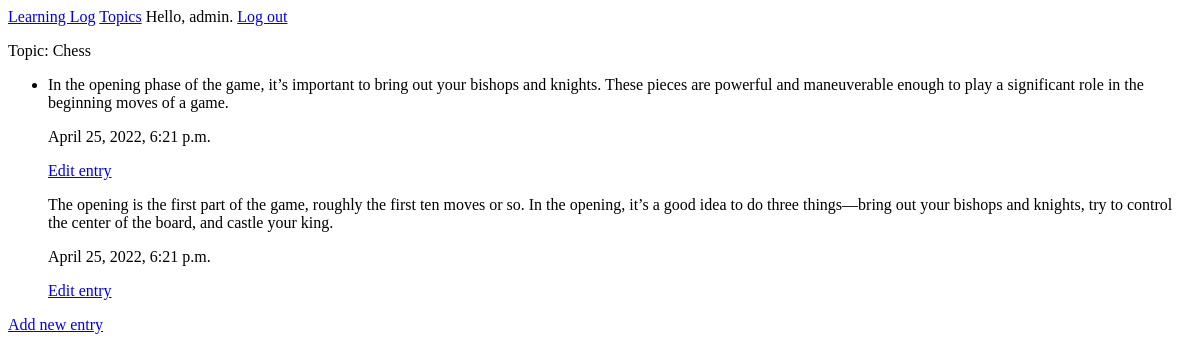
The app's page /topics/1/ (signed in), older data.
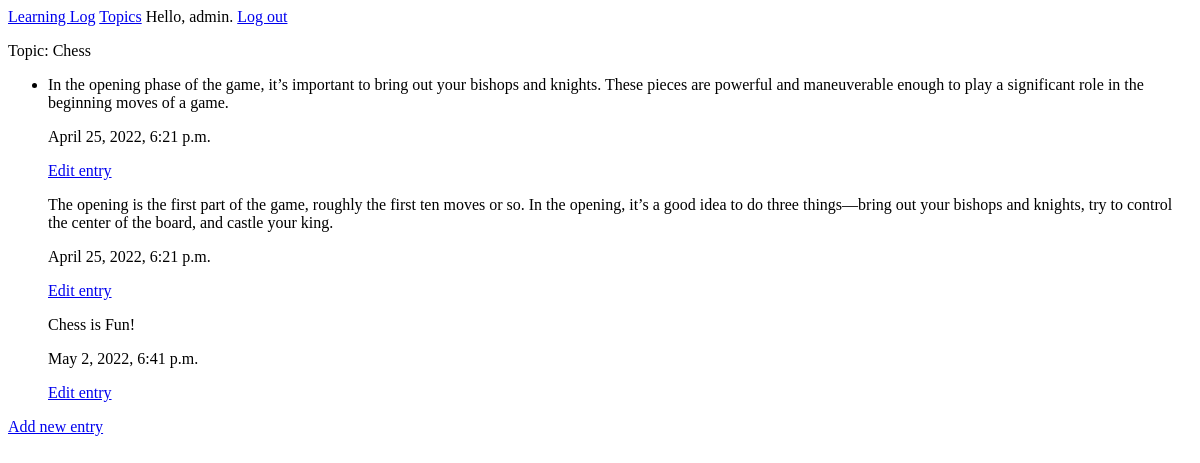
The same page, newer data.
### MainApp/models.py (models this page shows, shortened)
class Entry(models.Model):
    topic = models.ForeignKey(Topic, on_delete=models.CASCADE) # allows us to link these two # entry is a foreign key to topic
    text = models.TextField()
    date_added = models.DateTimeField(auto_now_add=True)
    class Meta:
        verbose_name_plural = 'entries'

### MainApp/views.py (the view)
# urls.py: path('topics/<int:topic_id>/', views.topic, name='topic'),
@login_required
def topic(request, topic_id):
    topic = Topic.objects.get(id=topic_id) # Topic is a model
    if topic.owner != request.user:
        raise Http404
    entries = topic.entry_set.all()
    context = {'topic': topic, 'entries': entries}
    return render(request, 'MainApp/topic.html', context)

### MainApp/models.py (called while the page is built)
    def __str__(self): #returns back whatever you want it to return, instead of gibberish
        return self.text

### MainApp/templates/mainapp/topic.html
{% extends "MainApp/base.html"%}
{% block content %}
<p>Topic: {{ topic }}</p>
<ul>
    <li>
        {% for e in entries %}
        <p>{{ e.text }}</p>
        <p>{{ e.date_added }}</p>
        <p><a href="{% url 'MainApp:edit_entry' e.id %}">Edit entry</a></p>
    </li>
    {% empty %}
    <li>There are no entries for this topic yet.</li>
    {% endfor %}
</ul>
<p><a href="{% url 'MainApp:new_entry' topic.id %}">Add new entry</a></p>
{% endblock content %}

Row changes from the older to the newer data that the page shows:
added Entry: text "Chess is Fun!", date_added "May 2, 2022, 6:41 p.m."
